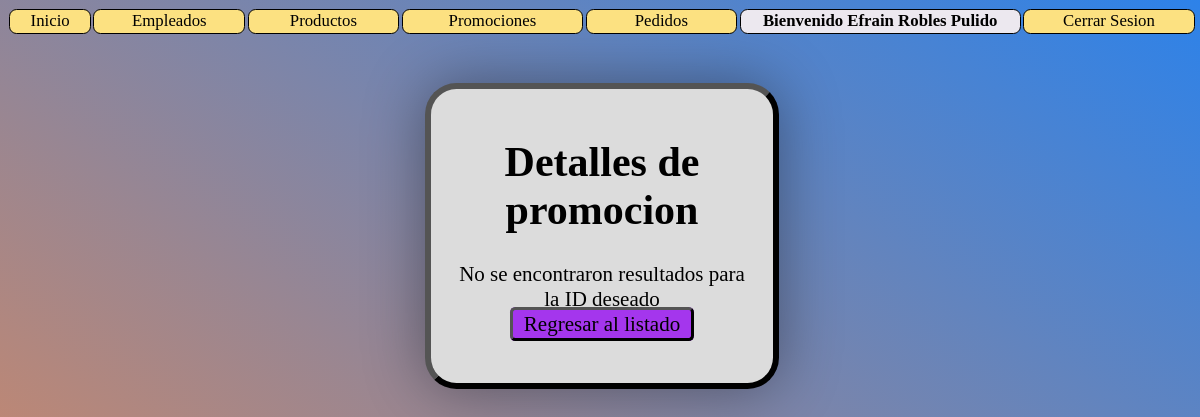
The app's page /B11-B12/Administrador/promociones_detalles.php?id=1 (signed in), older data.
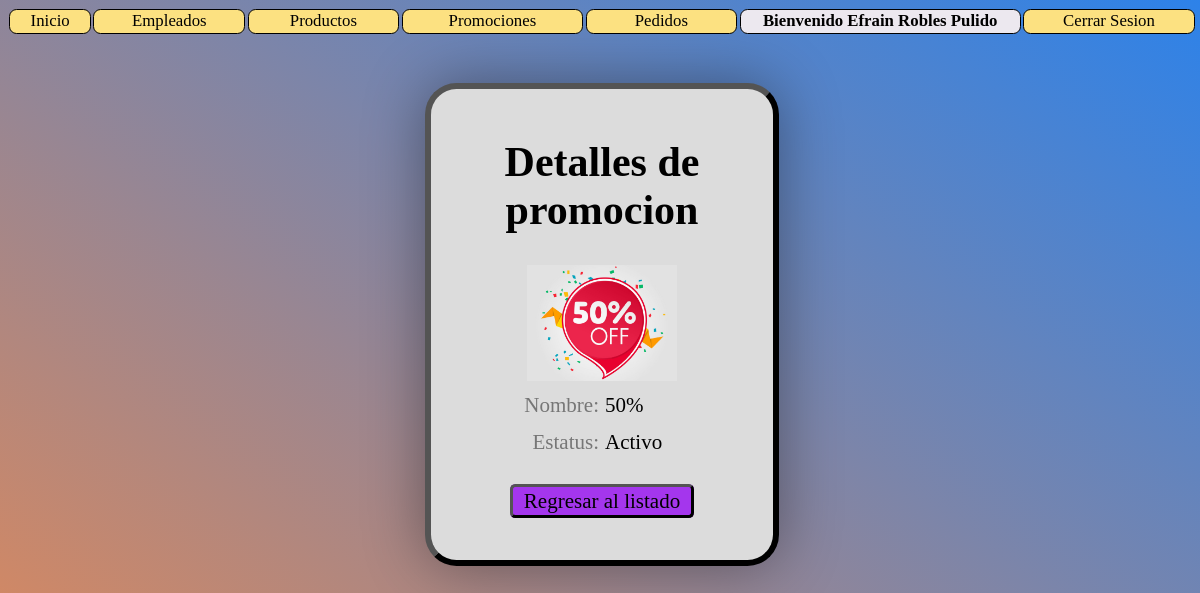
The same page, newer data.
### tables this page shows
CREATE TABLE `promociones` (
  `id` int(11) NOT NULL,
  `nombre` varchar(128) NOT NULL,
  `archivo` varchar(64) NOT NULL,
  `status` int(1) NOT NULL DEFAULT 1,
  `eliminado` int(1) NOT NULL DEFAULT 0
);

### B11-B12/Administrador/promociones_detalles.php (the view, shortened to what this page needs)
<?php
    $con = conecta();
    $id = $_REQUEST['id'];
?>
<html>
    <head>
        <link href="./css/style_details.css?v=<?php echo time(); ?>" rel="stylesheet" type="text/css">
    </head>
    <body>
        <?php include('menu.php'); ?>
        <br><br><br>
        <div id="contenedor">
            <h1>Detalles de promocion</h1>
            <?php
                $sql = "SELECT * FROM promociones
                WHERE id = $id AND eliminado = 0";
                $res = $con->query($sql);
                if ($row = $res->fetch_array()) {
                        $nombre = $row["nombre"];
                        $estatus = $row["status"]==0?"Inactivo":"Activo";
                        $archivo = $row["archivo"];
                        echo "
                        <div class='data'>
                            <img id='imagen' src='./archivos/$archivo'>
                        </div>
                        <div class='data'>
                            <div id='etiqueta'>Nombre: </div>
                            <div id='info'>$nombre</div>
                        </div>
                        <div class='data'>
                            <div id='etiqueta'>Estatus: </div>
                            <div id='info'>$estatus</div>
                        </div>";
                } else {
                    echo "No se encontraron resultados para la ID deseado";
                }
            ?>
            <br>
            <a class="opciones" id="regresar" href="./promociones_lista.php">Regresar al listado</a> <br><br>
        </div>
    </body>
</html>

Row changes from the older to the newer data that the page shows:
now on this page (row edited): promociones: archivo (picture), nombre "50%", status "Activo"
Text that changed along with them:
text no longer shown: "No se encontraron resultados para la ID deseado"
text now shown: "Nombre: Estatus:"
